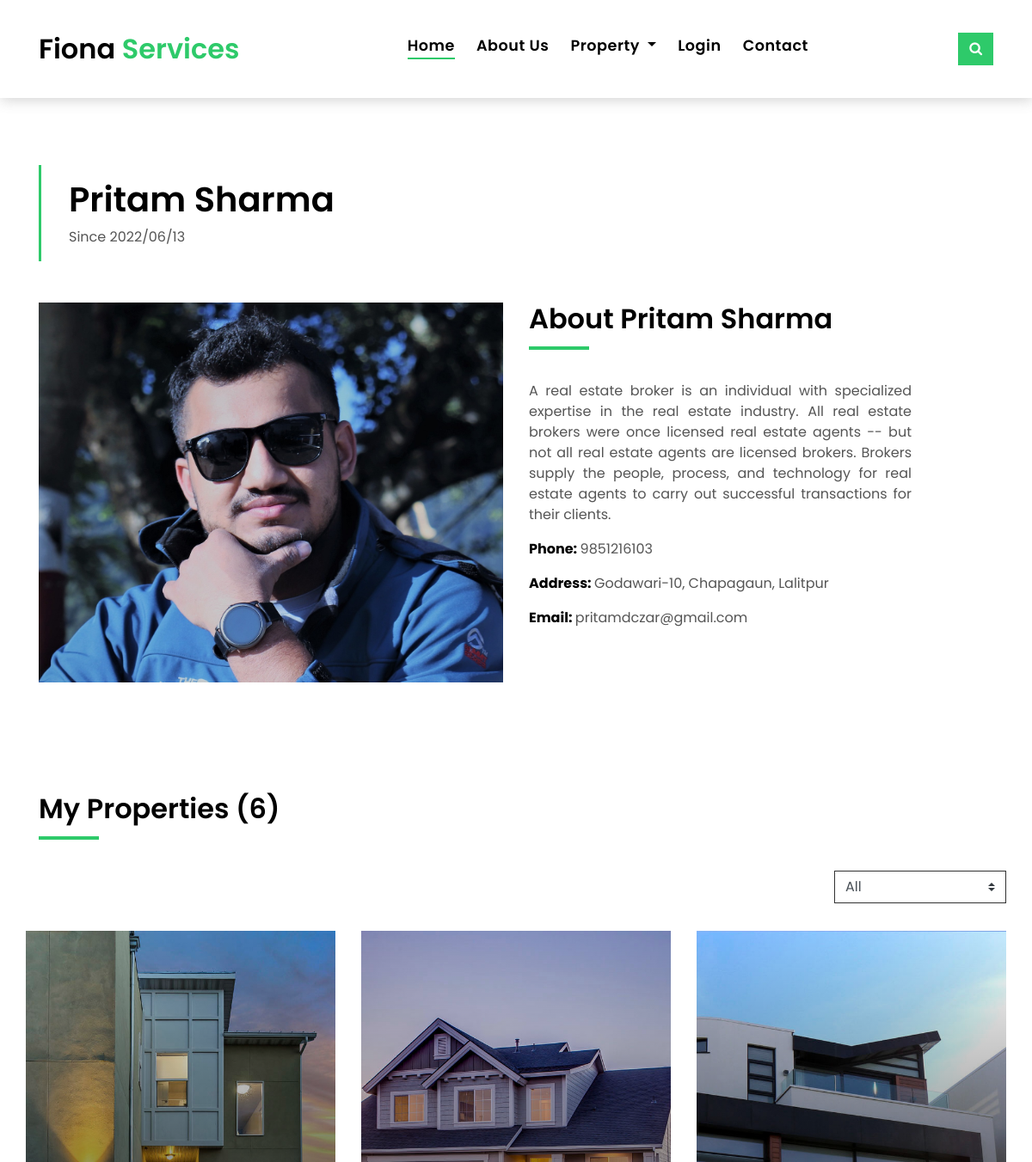
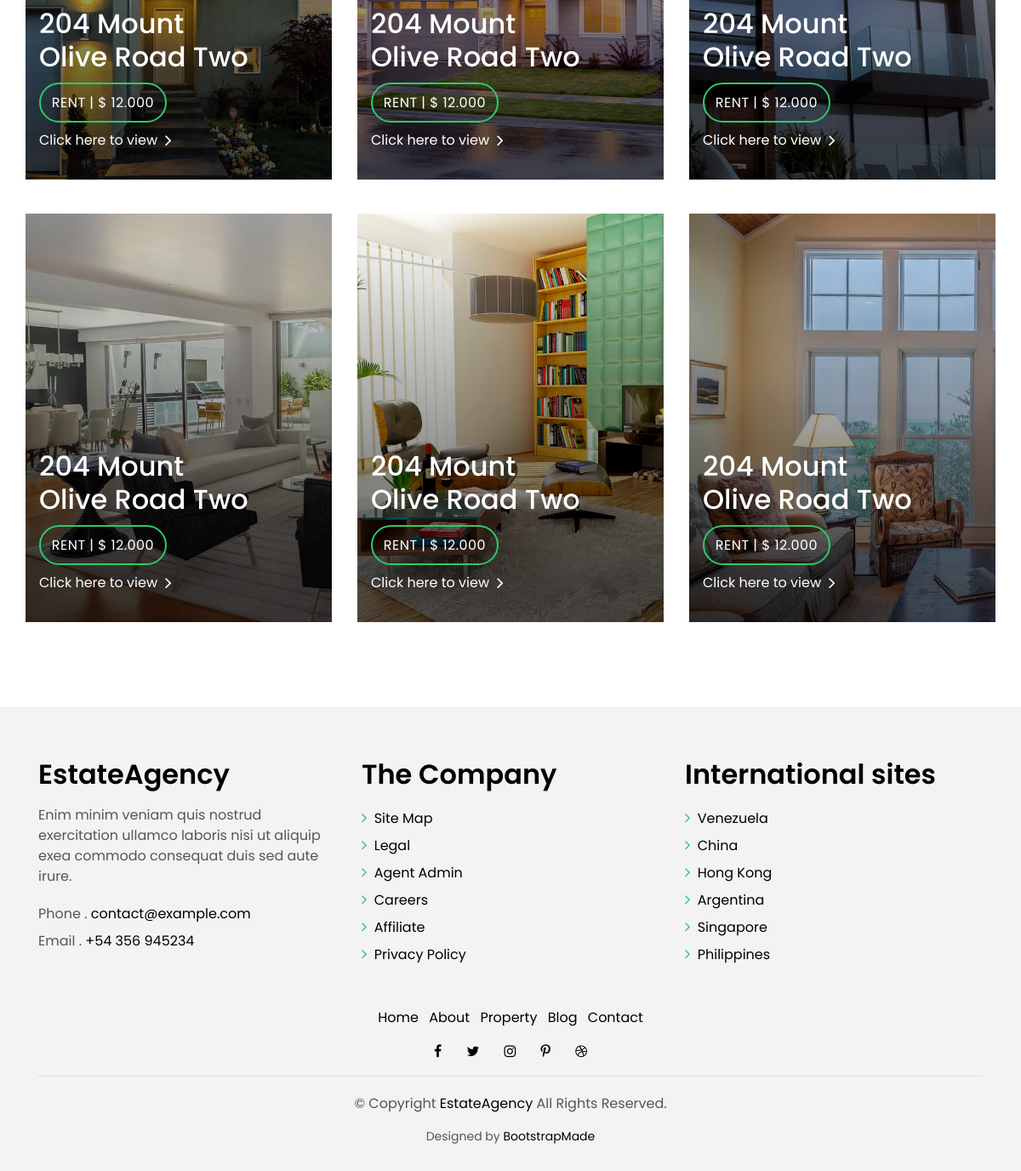
Page /agent.php on the committed database (2 pictures, top to bottom).
### tables this page shows
CREATE TABLE `agent` (
  `Id` int(11) NOT NULL,
  `Name` varchar(200) NOT NULL,
  `Address` varchar(200) NOT NULL,
  `Phone` varchar(50) NOT NULL,
  `Email` varchar(50) NOT NULL,
  `Photo` varchar(50) NOT NULL,
  `Detail` varchar(500) NOT NULL,
  `Password` varchar(100) NOT NULL,
  `Otp` varchar(5) DEFAULT NULL,
  `Rdate` varchar(50) NOT NULL
);

### agent.php (the view, shortened to what the rows shown need)
<!DOCTYPE html>
<html lang="en">
<head>
  <link href="lib/bootstrap/css/bootstrap.min.css" rel="stylesheet">
  <link href="lib/font-awesome/css/font-awesome.min.css" rel="stylesheet">
  <link href="lib/animate/animate.min.css" rel="stylesheet">
  <link href="lib/ionicons/css/ionicons.min.css" rel="stylesheet">
  <link href="lib/owlcarousel/assets/owl.carousel.min.css" rel="stylesheet">
  <link href="css/style.css" rel="stylesheet">
</head>
<body>
  <section class="intro-single">
      <?php
      require_once 'Connection.php';
      $sql = "SELECT * FROM agent";
      $result = $conn->query($sql);
      if ($result->num_rows > 0) {
      while ($data = mysqli_fetch_array($result)) {
      ?>
    <div class="container">
      <div class="row">
        <div class="col-md-12 col-lg-8">
          <div class="title-single-box">
            <h1 class="title-single"><?php echo $data['Name']; ?></h1>
            <span class="color-text-a">Since <?php echo $data['Rdate']; ?></span>
          </div>
        </div>
        <div class="col-md-12 col-lg-4">
        </div>
      </div>
    </div>
          <?php
      }
      }
      ?>
  </section>
  <section class="agent-single">
    <div class="container">
      <div class="row">
        <div class="col-sm-12">
            <?php
            require_once 'Connection.php';
            $sql = "SELECT * FROM agent";
            $result = $conn->query($sql);
            if ($result->num_rows > 0) {
                while ($data = mysqli_fetch_array($result)) {
                    ?>
          <div class="row">
            <div class="col-md-6">
              <div class="agent-avatar-box">
                <img src="img/Agent/<?php echo $data['Photo']; ?>" alt="" class="agent-avatar img-fluid">
              </div>
            </div>
            <div class="col-md-5 section-md-t3">
              <div class="agent-info-box">
                <div class="agent-title">
                  <div class="title-box-d">
                    <h3 class="title-d">About <?php echo $data['Name']; ?></h3>
                  </div>
                </div>
                <div class="agent-content mb-3">
                  <p class="content-d color-text-a" align="justify">
                      <?php echo $data['Detail']; ?>
                  </p>
                  <div class="info-agents color-a">
                    <p>
                      <strong>Phone: </strong>
                      <span class="color-text-a"> <?php echo $data['Phone']; ?></span>
                    </p>
                      <p>
                          <strong>Address: </strong>
                          <span class="color-text-a"> <?php echo $data['Address']; ?></span>
                      </p>
                    <p>
                      <strong>Email: </strong>
                      <span class="color-text-a"> <?php echo $data['Email']; ?></span>
                    </p>
                  </div>
                </div>
              </div>
            </div>
          </div>
            <?php
            }
            }
            ?>
        </div>
        <div class="row property-grid grid">
          <div class="col-md-4">
            <div class="card-box-a card-shadow">
              <div class="card-overlay">
                <div class="card-overlay-a-content">
                  <div class="card-header-a">
                    <h2 class="card-title-a">
                      <a href="#">204 Mount
                        <br /> Olive Road Two</a>
                    </h2>
                  </div>
                </div>
              </div>
            </div>
          </div>
          <div class="col-md-4">
            <div class="card-box-a card-shadow">
              <div class="card-overlay">
                <div class="card-overlay-a-content">
                  <div class="card-header-a">
                    <h2 class="card-title-a">
                      <a href="#">204 Mount
                        <br /> Olive Road Two</a>
                    </h2>
                  </div>
                </div>
              </div>
            </div>
          </div>
          <div class="col-md-4">
            <div class="card-box-a card-shadow">
              <div class="card-overlay">
                <div class="card-overlay-a-content">
                  <div class="card-header-a">
                    <h2 class="card-title-a">
                      <a href="#">204 Mount
                        <br /> Olive Road Two</a>
                    </h2>
                  </div>
                </div>
              </div>
            </div>
          </div>
          <div class="col-md-4">
            <div class="card-box-a card-shadow">
              <div class="card-overlay">
                <div class="card-overlay-a-content">
                  <div class="card-header-a">
                    <h2 class="card-title-a">
                      <a href="#">204 Mount
                        <br /> Olive Road Two</a>
                    </h2>
                  </div>
                </div>
              </div>
            </div>
          </div>
          <div class="col-md-4">
            <div class="card-box-a card-shadow">
              <div class="card-overlay">
                <div class="card-overlay-a-content">
                  <div class="card-header-a">
                    <h2 class="card-title-a">
                      <a href="#">204 Mount
                        <br /> Olive Road Two</a>
                    </h2>
                  </div>
                </div>
              </div>
            </div>
          </div>
          <div class="col-md-4">
            <div class="card-box-a card-shadow">
              <div class="card-overlay">
                <div class="card-overlay-a-content">
                  <div class="card-header-a">
                    <h2 class="card-title-a">
                      <a href="#">204 Mount
                        <br /> Olive Road Two</a>
                    </h2>
                  </div>
                </div>
              </div>
            </div>
          </div>
        </div>
      </div>
    </div>
  </section>
</body>
</html>

### rows in the picture
agent: Name "Pritam Sharma", Rdate "2022/06/13", Photo (picture), Detail "A real estate broker is an individual with specialized expertise in the real estate industry. All real estate brokers were once licensed real estate agents -- but not all real estate agents are licensed brokers. Brokers supply the people, process, and technology for real estate agents to carry out successful transactions for their clients.", Phone "9851216103", Address "Godawari-10, Chapagaun, Lalitpur", Email "pritamdczar@gmail.com"
